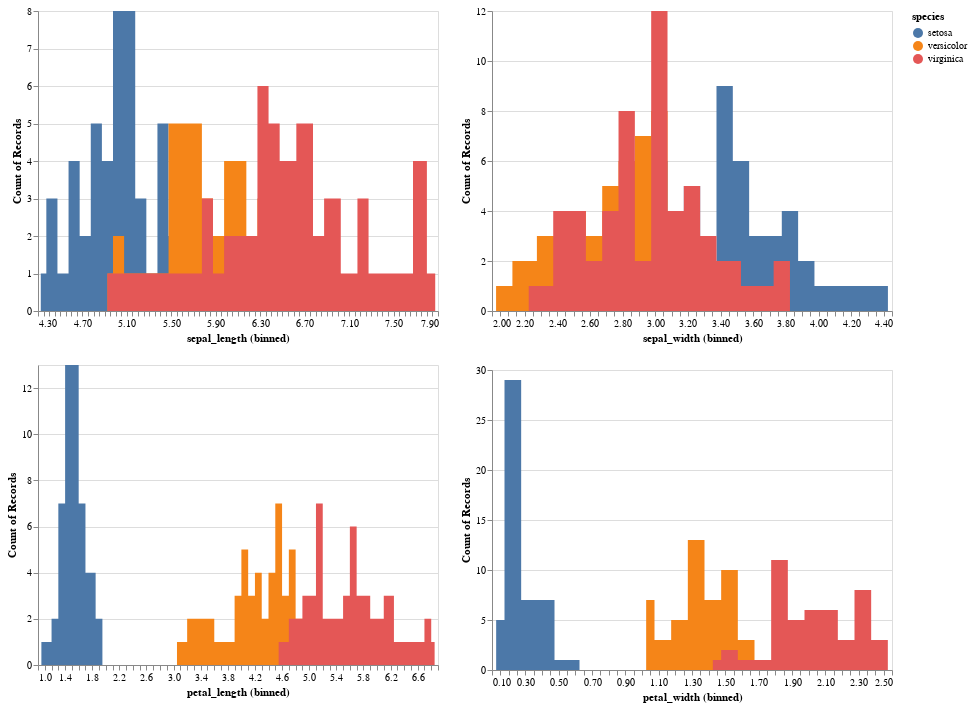

This figure's notebook cell:
### Code cell
sepal_length_chart & petal_length_chart | sepal_width_chart  & petal_width_chart

### Figure 1 — Vega-Lite specification as saved in the notebook (floating-point values rounded to 4 significant figures; data arrays with more than 128 entries replaced by an {"elided": "..."} marker saying what was removed)
{"config": {"view": {"continuousWidth": 400, "continuousHeight": 300}}, "hconcat": [{"vconcat": [{"mark": {"type": "area", "interpolate": "step"}, "encoding": {"color": {"type": "nominal", "field": "species"}, "x": {"type": "quantitative", "bin": {"maxbins": 100}, "field": "sepal_length"}, "y": {"type": "quantitative", "aggregate": "count", "stack": null}}}, {"mark": {"type": "area", "interpolate": "step"}, "encoding": {"color": {"type": "nominal", "field": "species"}, "x": {"type": "quantitative", "bin": {"maxbins": 100}, "field": "petal_length"}, "y": {"type": "quantitative", "aggregate": "count", "stack": null}}}]}, {"vconcat": [{"mark": {"type": "area", "interpolate": "step"}, "encoding": {"color": {"type": "nominal", "field": "species"}, "x": {"type": "quantitative", "bin": {"maxbins": 100}, "field": "sepal_width"}, "y": {"type": "quantitative", "aggregate": "count", "stack": null}}}, {"mark": {"type": "area", "interpolate": "step"}, "encoding": {"color": {"type": "nominal", "field": "species"}, "x": {"type": "quantitative", "bin": {"maxbins": 100}, "field": "petal_width"}, "y": {"type": "quantitative", "aggregate": "count", "stack": null}}}]}], "data": {"name": "data-a4bd480ea976f54878a155ce12ba18ce"}, "$schema": "https://vega.github.io/schema/vega-lite/v4.0.0.json", "datasets": {"data-a4bd480ea976f54878a155ce12ba18ce": {"elided": "150 records"}}}
